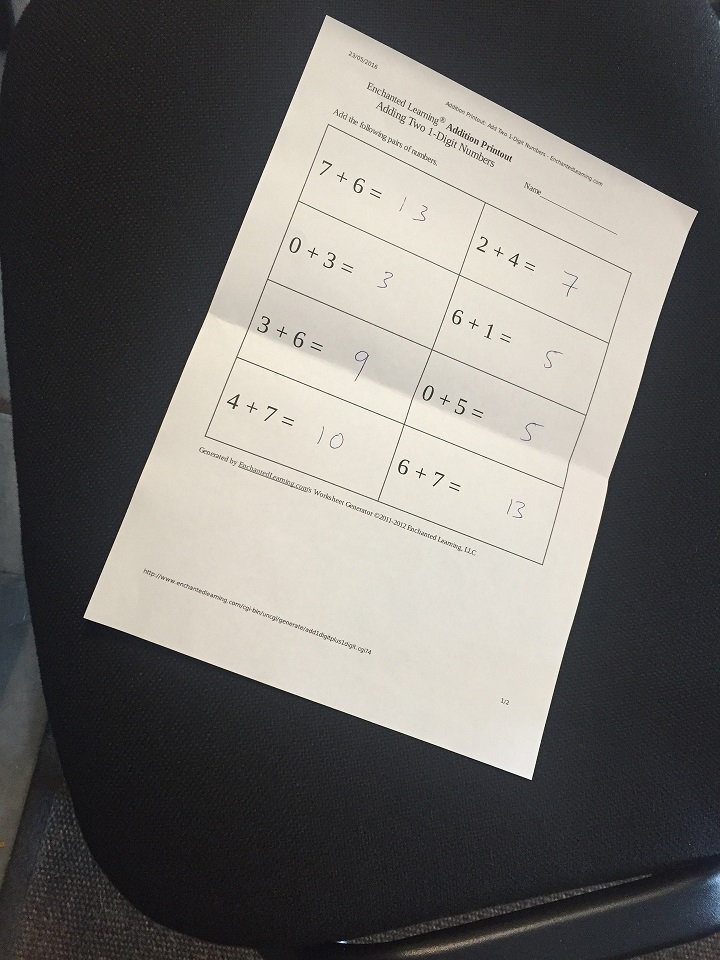
#> input picture M6-computer-vesion/D5/img/scan.jpg, 720 x 960 px
$ jupyter execute 'Perspective transform.ipynb'   (shell and % lines are left out)
#> lines starting #> are read from the running program, lines starting #| are printed output that depends on the picture
# Computer Vision Perspective transform

[cell 1]
import cv2
import numpy as np
import matplotlib.pyplot as plt

[cell 2]
def imshow_cv(img):
    cv2.namedWindow('imag',cv2.WINDOW_NORMAL)
    cv2.imshow('img',img)
    cv2.waitKey(0)
    cv2.destroyAllWindows()
def imshow(img):
    plt.figure(figsize=(15,10))
    plt.imshow(img,cmap='gray')
    plt.show()

## Perspective

[cell 3]
# Using this image
image = cv2.imread('img/scan.jpg')
#> image is the input picture: shape (960, 720, 3); mean B, G, R 106.2, 109.5, 111.7
imshow_cv(image)

[cell 4]
# We want to have the image of the paper straight up so we will need to change the perspective or the image
# Frist write the coordinates of the 4 corners of the original image
original_coordinates = np.float32([[327,16], [700,212], [86,610], [536,781]])

# Now write the coordinates of the 4 corners of the desired output
new_coordinates = np.float32([[0,0], [420,0], [0,500], [420,500]])

# Use the two sets of four points to compute the Perspective Transformation matrix, M  with getPerspectiveTransform
M = cv2.getPerspectiveTransform(original_coordinates,new_coordinates)

# Apply the perspective transformation matrix
warped = cv2.warpPerspective(image,M,(410,510))
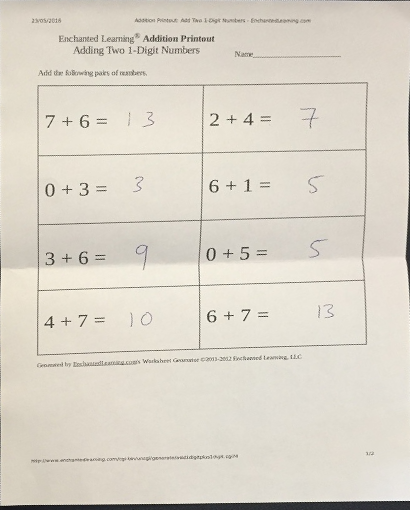
#> warped: shape (510, 410, 3); mean B, G, R 202.2, 213.9, 219.8

plt.figure(figsize = (12,8))
plt.imshow(warped);
